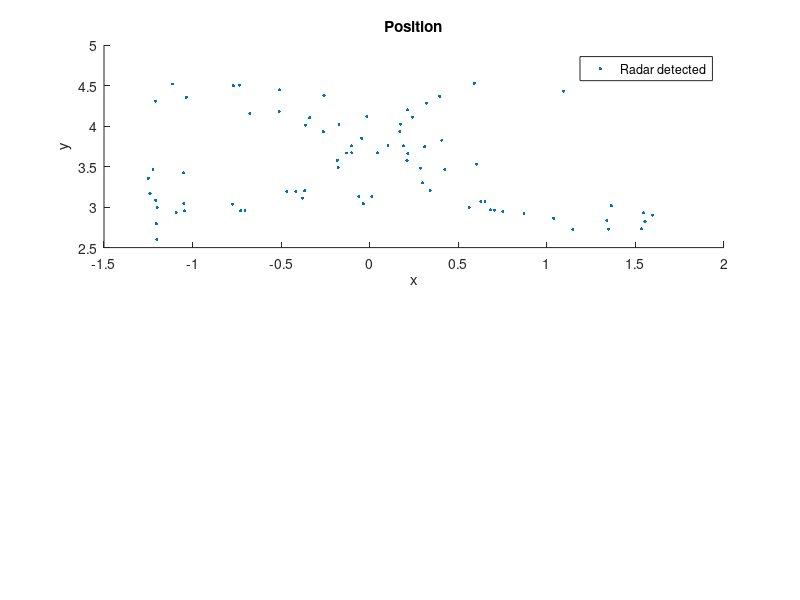

The MATLAB script that drew this image: (Note: this script raises an error after producing the figure.)
clear; clc; close all;

load('x_radar_eight_walking.mat'); load('y_radar_eight_walking.mat');
t = linspace(0, 2*pi, length(x_radar));
dt = t(2) - t(1);

% 튀는 값 제거
mean_x = mean(x_radar);
std_x = std(x_radar);
mean_y = mean(y_radar);
std_y = std(y_radar);

threshold = 1; % 3 표준편차를 기준으로 이상치 제거
valid_indices = abs(x_radar - mean_x) < threshold * std_x & abs(y_radar - mean_y) < threshold * std_y;

x_radar_filtered = x_radar(valid_indices);
y_radar_filtered = y_radar(valid_indices);

% Plotting the position
figure;
subplot(2, 1, 1);
scatter(x_radar_filtered, y_radar_filtered, 5, 'red', 'filled', 'DisplayName', 'Radar detected');
xlabel('x');
ylabel('y');
title('Position');
legend;
hold on;

% Adjust layout
sgtitle('IMM filter Tracking ');
set(gcf, 'Position', [100, 100, 800, 600]);

% Define measurements to be the position with noise
measPos = [x_radar_filtered; y_radar_filtered; zeros(size(x_radar_filtered))];

% Define the initial state and covariance
positionSelector = [1 0 0 0 0 0; 0 0 1 0 0 0; 0 0 0 0 1 0]; % Position from state
initialState = [x_radar_filtered(1); 0; y_radar_filtered(1); 0; 0; 0]; % First measurement as initial state
initialCovariance = diag([1, 1e4, 1, 1e4, 1, 1e4]); % Velocity is not measured

% Create a constant-velocity trackingEKF
cvekf = trackingEKF(@constvel, @cvmeas, initialState, ...
    'StateTransitionJacobianFcn', @constveljac, ...
    'MeasurementJacobianFcn', @cvmeasjac, ...
    'StateCovariance', initialCovariance, ...
    'HasAdditiveProcessNoise', false, ...
    'ProcessNoise', eye(3));

% Track using the constant-velocity filter
numSteps = numel(x_radar_filtered);
dist = zeros(1, numSteps);
estPos = zeros(3, numSteps);
for i = 2:numSteps
    predict(cvekf, dt);
    dist(i) = distance(cvekf, measPos(:,i)); % Distance from true position
    estPos(:,i) = positionSelector * correct(cvekf, measPos(:,i));
end
hold on;
subplot(2, 1, 1);
plot(estPos(1,:), estPos(2,:), '-g', 'DisplayName', 'CV Low PN');
title('True and Estimated Positions with CV Filter');
axis equal;
legend;

% Plot normalized distance
hold on;
subplot(2, 1, 2);
plot((1:numSteps)*dt, dist, 'g', 'DisplayName', 'CV Low PN');
title('Normalized Distance from Estimated Position to True Position');
xlabel('Time (s)');
ylabel('Normalized Distance');
legend;

% Increase the process noise for the constant-velocity filter
cvekf2 = trackingEKF(@constvel, @cvmeas, initialState, ...
    'StateTransitionJacobianFcn', @constveljac, ...
    'MeasurementJacobianFcn', @cvmeasjac, ...
    'StateCovariance', initialCovariance, ...
    'HasAdditiveProcessNoise', false, ...
    'ProcessNoise', diag([50, 50, 1])); % Large uncertainty in the horizontal acceleration

dist = zeros(1, numSteps);
estPos = zeros(3, numSteps);
for i = 2:numSteps
    predict(cvekf2, dt);
    dist(i) = distance(cvekf2, measPos(:,i)); % Distance from true position
    estPos(:,i) = positionSelector * correct(cvekf2, measPos(:,i));
end
hold on;
subplot(2, 1, 1);
plot(estPos(1,:), estPos(2,:), '-c', 'DisplayName', 'CV High PN');
title('True and Estimated Positions with Increased Process Noise');
axis equal;
legend;

% Plot normalized distance
hold on;
subplot(2, 1, 2);
plot((1:numSteps)*dt, dist, 'c', 'DisplayName', 'CV High PN');
title('Normalized Distance from Estimated Position to True Position');
xlabel('Time (s)');
ylabel('Normalized Distance');
legend;

% Use an interacting multiple-model (IMM) filter
imm = trackingIMM('TransitionProbabilities', 0.99); % Default IMM with three models
initialize(imm, initialState, initialCovariance);

% Track using the IMM filter
dist = zeros(1, numSteps);
estPos = zeros(3, numSteps);
modelProbs = zeros(3, numSteps);
modelProbs(:,1) = imm.ModelProbabilities;
for i = 2:numSteps
    predict(imm, dt);
    dist(i) = distance(imm, measPos(:,i)); % Distance from true position
    estPos(:,i) = positionSelector * correct(imm, measPos(:,i));
    modelProbs(:,i) = imm.ModelProbabilities;
end
hold on;
subplot(2, 1, 1);
plot(estPos(1,:), estPos(2,:), '-m', 'DisplayName', 'IMM');
title('True and Estimated Positions with IMM Filter');
axis equal;
legend;

% Plot normalized distance
hold on;
subplot(2, 1, 2);
plot((1:numSteps)*dt, dist, 'm', 'DisplayName', 'IMM');
title('Normalized Distance from Estimated Position to True Position');
xlabel('Time (s)');
ylabel('Normalized Distance');
legend;

% Plot model probabilities
figure;
plot((1:numSteps)*dt, modelProbs);
title('Model Probabilities vs. Time');
xlabel('Time (s)');
ylabel('Model Probabilities');
legend('IMM-CV', 'IMM-CA', 'IMM-CT');
